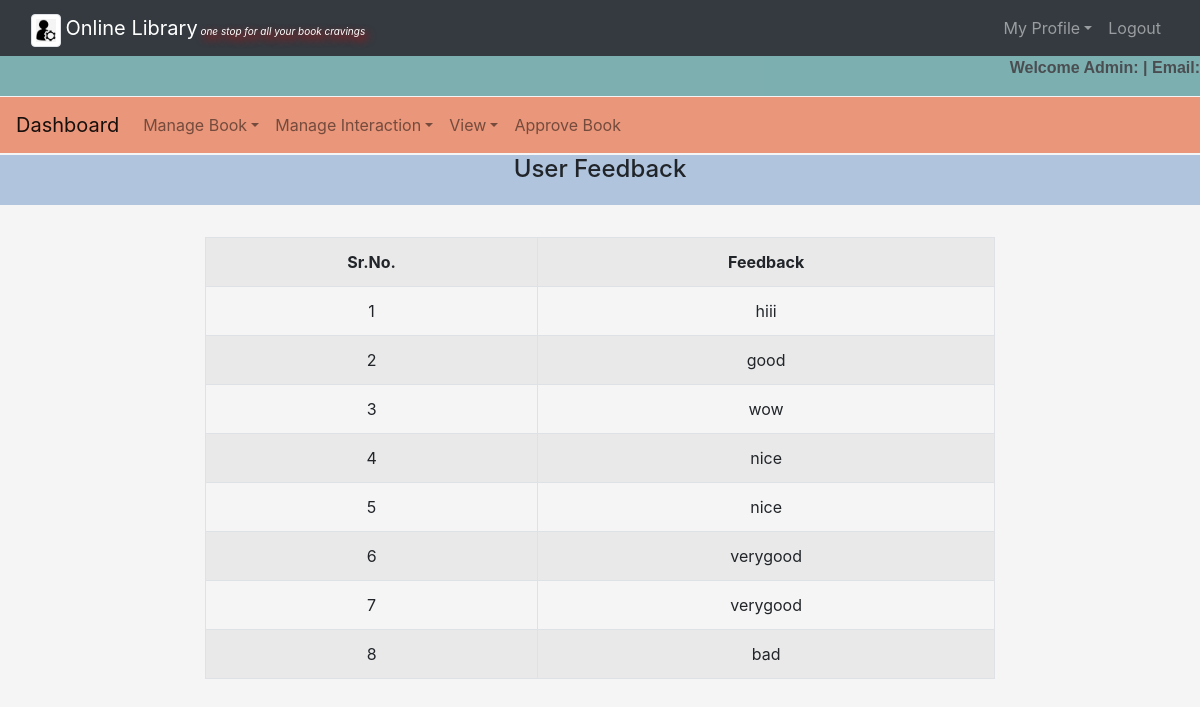
The page /admin/fb_list.php on the database its author committed.
### tables this page shows
CREATE TABLE `feedback` (
  `id` int(30) NOT NULL,
  `feedback` varchar(500) NOT NULL
);

### admin/fb_list.php (the view, shortened to what this page needs)
<?php
    require('common.php');
    $connection = mysqli_connect("localhost","root","");
    $query = "select * from feedback";
?>
<!DOCTYPE html>
<html>
    <body>
     <center><h4 style="background-color:lightsteelblue;height:50px;margin-top:2px">User Feedback</h4><br></center>
		<div class="row">
			<div class="col-md-2"></div>
			<div class="col-md-8">
				<form>
					<table class="table table-bordered table-striped" width="900px" style="text-align: center">
						<tr>
							<th>Sr.No.</th>
                            <th>Feedback</th>
						</tr>
					<?php
						$query_run = mysqli_query($connection,$query);
						while ($row = mysqli_fetch_assoc($query_run)){
							$id = $row['id'];
                            $fb = $row['feedback'];
					?>
						<tr>
							<td><?php echo $id;?></td>
                            <td><?php echo $fb;?></td>
						</tr>
					<?php
						}
					?>
				</table>
				</form>
			</div>
			<div class="col-md-2"></div>
		</div>
    </body>
</html>

### admin/style1.css (style rules this page uses)
body { background-color: whitesmoke; }

### rows shown on the page
feedback: id "1", feedback "hiii"
feedback: id "2", feedback "good"
feedback: id "3", feedback "wow"
feedback: id "4", feedback "nice"
feedback: id "5", feedback "nice"
feedback: id "6", feedback "verygood"
feedback: id "7", feedback "verygood"
feedback: id "8", feedback "bad"
